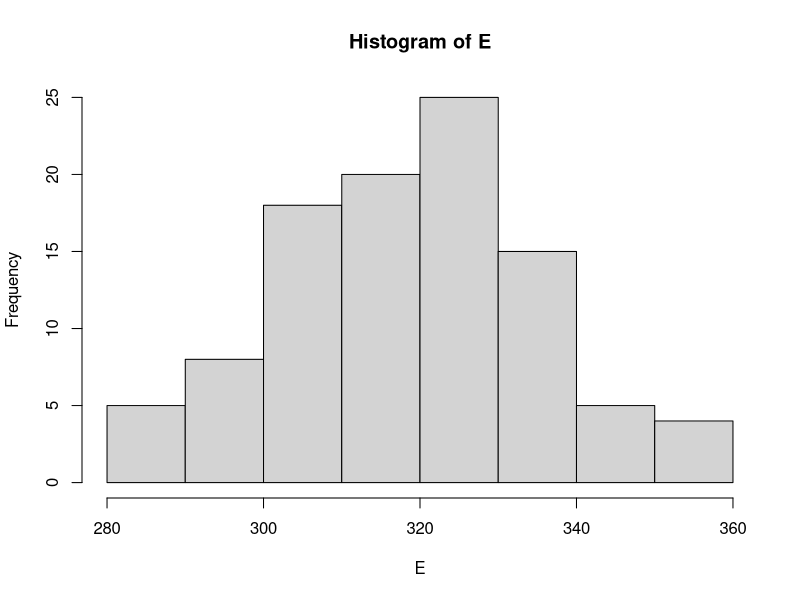

Write R code to recreate this figure.
d <- 20
W <- 2
M <- 100
a_0 <- 4
a_1 <- -2
b <- 0.5
X <- matrix(0,d+2,d+2)

N_x <- function(){
  N <- 0
  for(i in 2:(d+1)){
    for(j in 2:(d+1)){
      N <- N + X[i,j]*X[i+1,j] + X[i,j]*X[i,j+1]
    }
  }
  return(N)
}

E_x <- function(){
  N <- N_x()
  S <- sum(X)
  E <- exp(-b*a_0*S-b*a_1*N)
  return(E)
}

N <- numeric(M)
S <- numeric(M)
for(v in 1:M){
  for (i in 2:(d+1)){
    for (j in 2:(d+1)){
      X[i,j] <- rbinom(1,1,0.5)
    }
  }
  
  for (k in 1:W){
    for (i in 2:d+1){
      for (j in 2:d+1){
        X[i,j] <- 0
        pi_0 <- E_x()
        X[i,j] <- 1
        pi_1 <- E_x()
        PI_1 <- pi_1/(pi_1+pi_0)
        X[i,j] <- rbinom(1,1,PI_1)
      }
    }
  }
  N[v] <- N_x()
  S[v] <- sum(X)
}

E <- a_0*S+a_1*N
hist(E)
